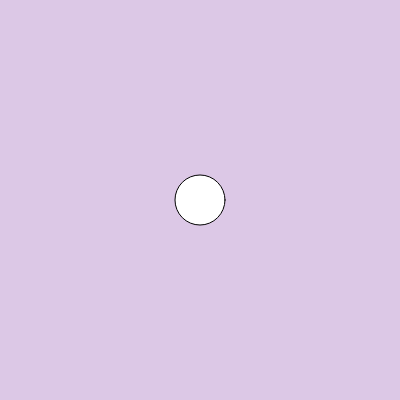
Frame 1 (no input)
Frame 60 (no input): identical to frame 1, image omitted
Frame 120 (the mouse pressed at the canvas centre since frame 60): identical to frame 1, image omitted

The p5.js sketch that drew this single still picture (run headless with seeded random() and noise() and a simulated clock; from frame 60 on, the mouse is pressed at the canvas centre):

// p5.js sketch
// ── sketch.js
function setup() {
    createCanvas(400, 400);

    let answer = 42; // Declared a variable 
    let fav = 8;    // Number data type
    
    console.log(answer + fav); // print out 42
    console.log(answer - fav);
    console.log(answer * fav);
    console.log(answer / fav);

    let fruit1 = 'apple';   // String data type
    let fruit2 = "banana";
    console.log(fruit1 + ' ' + fruit2);

    console.log(`I like ${fruit1}s, but ${fruit2}s, no.`);

    console.log('cat'[1]);

    console.log(answer.toString());

    let determine = 42  == 43;  // The stored value willl be...
    // ... a Boolean date type ...
    // ... with false value
    console.log(determine);

    const name = "Ximena";  // constant value
    // name = "Something" // It's impossible

    let huh;
    console.log(huh);   // undefined...

    let droid = 'BB-8';
    let fromEarth = null;
    console.log(fromEarth);   
}

function draw() {
    background(220, 200, 230);
    circle(200, 200, 50);
}
